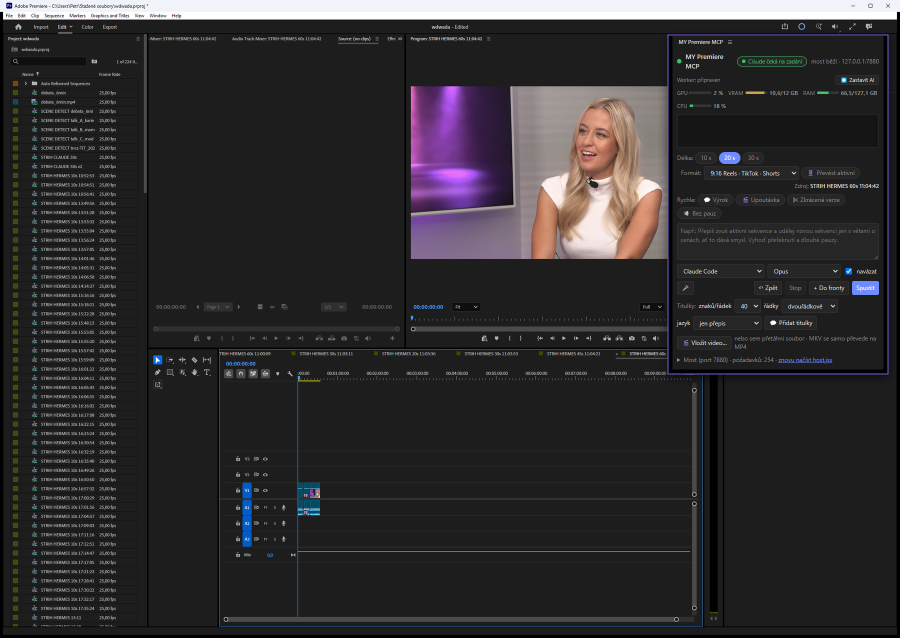
#> input picture Obrazky a schemata pro navod/img/screen-premiere.png, 1800 x 1276 px (shown at 1/2 size)
$ python -i faces.py   (imports and definitions only)
#> lines starting #> are read from the running program, lines starting #| are printed output that depends on the picture
#> further down, picture is the input picture: shape (1276, 1800, 3); mean B, G, R 47.1, 45.2, 47.2
"""Kde je v záběru obličej mluvčího (pro převod na výšku 9:16 / 4:5 / 1:1).
Vstup (stdin, JSON): {"items": [{"path", "times": [s…], "range": [in, out], "transcript": cesta k přepisu s mluvčími | null}],
                      "yunet": cesta k face_detection_yunet*.onnx | null}
  (starý tvar – samotný seznam items – funguje dál)
Výstup (stdout, JSON): [{"x": 0..1 | null, "y", "w", "n": počet nálezů, "faces": počet osob, "why": proč tahle}, …]

Detekce: YuNet (OpenCV DNN, najde i malé obličeje z profilu v širokém záběru), bez modelu OpenCV Haar.
Víc osob v záběru (široký záběr rozhovoru):
  1) přepis s mluvčími: z několika širokých záběrů zdroje se hlasováním (kdo hýbe ústy, když podle přepisu mluví X)
     zjistí, kde kdo sedí, a záběr se vycentruje na toho, kdo v něm podle přepisu mluví,
  2) jinak ten, kdo zřetelně víc hýbe ústy (vůči pohybu hlavy),
  3) jinak největší obličej.
Měřeno (TALK 28 min, 24 širokých záběrů): samotná ústa ~70 % správně, hlasování přes záběry určí místa spolehlivě.
"""
import json
import os
import sys

import cv2
import numpy as np

FRONT = cv2.CascadeClassifier(cv2.data.haarcascades + "haarcascade_frontalface_default.xml")
PROFILE = cv2.CascadeClassifier(cv2.data.haarcascades + "haarcascade_profileface.xml")
_yunet = {"path": None, "det": None, "size": None}


def detect_haar(frame):
    h, w = frame.shape[:2]
#> h = 1276; w = 1800
    scale = 640.0 / w if w > 640 else 1.0
#> scale = 0.356
    small = cv2.resize(frame, (int(w * scale), int(h * scale))) if scale != 1.0 else frame
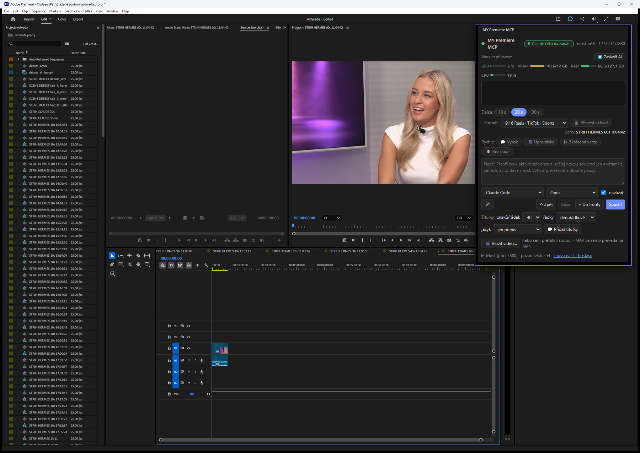
#> small: shape (453, 640, 3); mean B, G, R 47.2, 45.3, 47.3
    gray = cv2.equalizeHist(cv2.cvtColor(small, cv2.COLOR_BGR2GRAY))
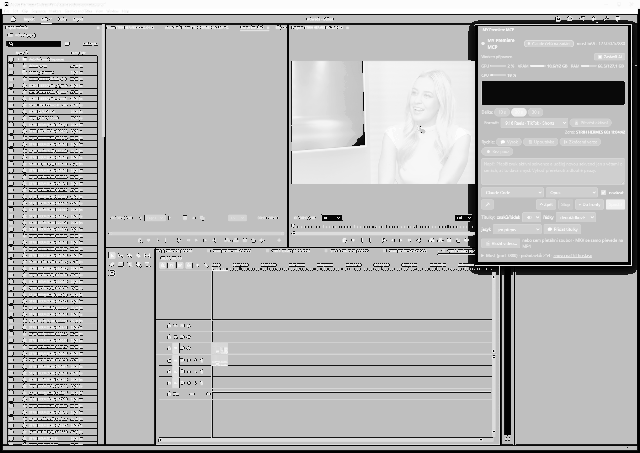
#> gray: shape (453, 640); min 0, max 255, mean 179.2
    sh, sw = gray.shape[:2]
#> sh = 453; sw = 640
    mins = max(24, int(min(sw, sh) * 0.06))
#> mins = 27
    found = []
    for casc, flip in ((FRONT, False), (PROFILE, False), (PROFILE, True)):
        img = cv2.flip(gray, 1) if flip else gray
        for (x, y, fw, fh) in casc.detectMultiScale(img, scaleFactor=1.15, minNeighbors=6, minSize=(mins, mins)):
            if flip:
                x = sw - x - fw
            found.append((x / scale, y / scale, fw / scale, fh / scale))
#> this loop made 3 passes
#> pass 3, in detect_haar, `img = cv2.flip(gray, 1) if flip else gray`:
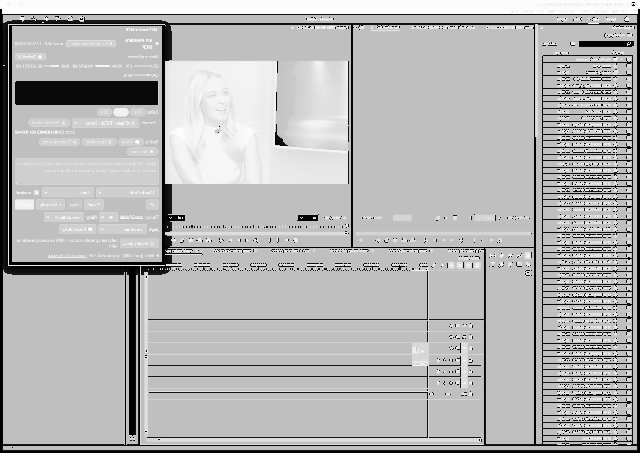
#> img: shape (453, 640); min 0, max 255, mean 179.2
#> after the loop, found = []
    return dedupe(found)


# [13 lines left out: function detect, not called in this run]


def dedupe(faces):
    out = []
    for f in sorted(faces, key=lambda f: -f[2] * f[3]):
        cx = f[0] + f[2] / 2
        if all(abs(cx - (g[0] + g[2] / 2)) > max(f[2], g[2]) * 0.6 for g in out):
            out.append(f)
#> this loop made 0 passes
#> after the loop, out = []
    return out


# [172 lines left out: functions read_at, mouth_activity, speakers_of, speaker_in, seats, main, not called in this run]


# [2 lines not run here, left out]

>>> import cv2
>>> picture = cv2.imread('../../Obrazky a schemata pro navod/img/screen-premiere.png')
>>> result = detect_haar(picture)
#> result = []

$ run again, on Obrazky a schemata pro navod/img/screen-web-en.png
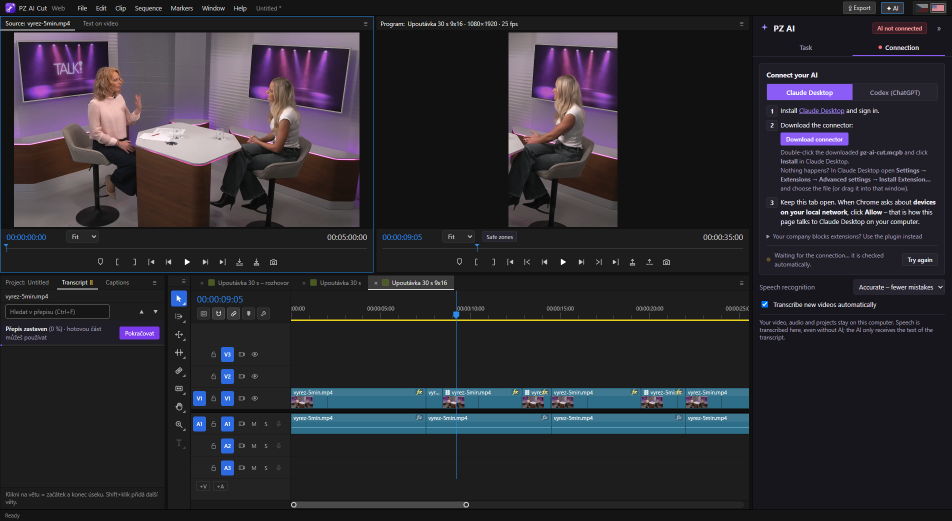
#> input picture Obrazky a schemata pro navod/img/screen-web-en.png, 1904 x 1041 px (shown at 1/2 size)
#> picture is the input picture: shape (1041, 1904, 3); mean B, G, R 48.3, 42.4, 44
#> in detect_haar, `gray = cv2.equalizeHist(cv2.cvtColor(small, cv2.COLOR_BGR2GRAY))`:
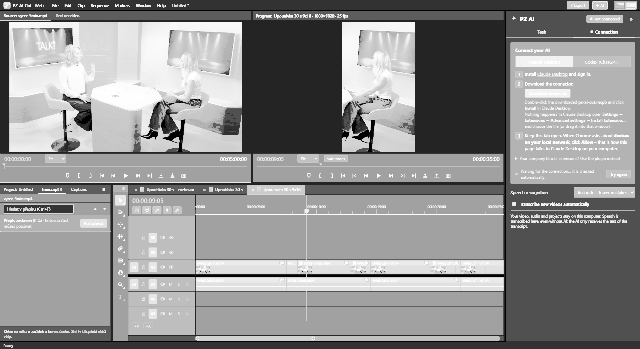
#> gray: shape (349, 640); min 0, max 255, mean 141.2
#> the loop in detect_haar, `for casc, flip in ((FRONT, False), (PROFILE, False), (PROFILE, True)):` made 3 passes
#> pass 3, in detect_haar, `img = cv2.flip(gray, 1) if flip else gray`:
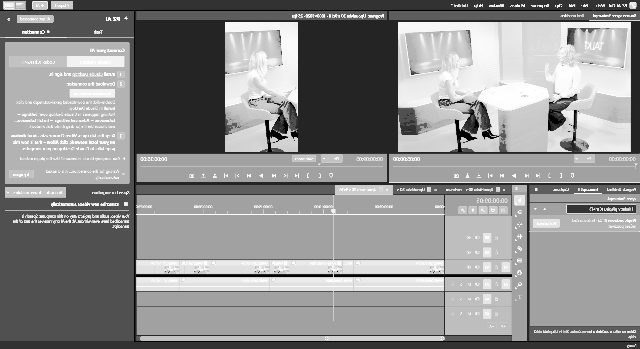
#> img: shape (349, 640); min 0, max 255, mean 141.2
#> after the loop in detect_haar, `for casc, flip in ((FRONT, False), (PROFILE, False), (PROFILE, True)):`: found = []
